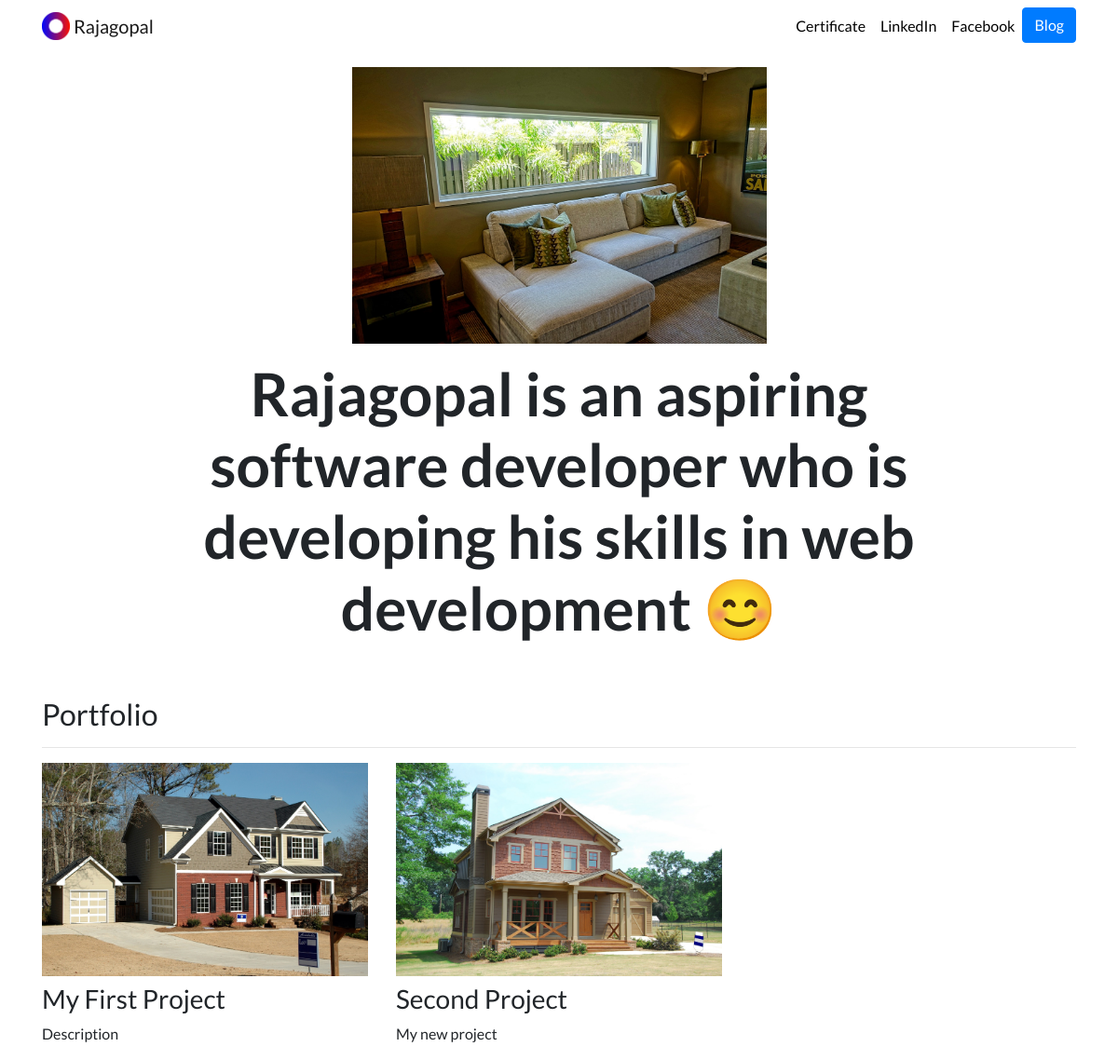
The page / on the database its author committed.
### portfolio/models.py (models this page shows, shortened)
class Project(models.Model):
    title=models.CharField(max_length=100)
    description=models.CharField(max_length=250)
    image=models.ImageField(upload_to='portfolio/images/')
    url=models.URLField(blank=True)

### portfolio/views.py (the view)
# urls.py: path('', views.home, name='home'),
def home(requset):
    projects = Project.objects.all()
    return render(requset, 'portfolio/home.html', {'projects':projects})

### portfolio/templates/portfolio/home.html
{% extends "portfolio/base.html" %}
{% load static %}
{% block content %}
<div class="row justify-content-center my-3">
  <div class="col-5">
    <img src="{% static 'portfolio/home-inside-6.jpg' %}" class="img-fluid">
  </div>
</div>
<div class="row justify-content-center mb-3">
  <div class="col-md-9 text-center">
    <h1 id="hometext" class="font-weight-bold">Rajagopal is an aspiring software developer who is developing his skills in web development 😊</h1>
  </div>
</div>
<h2 class="mt-5">Portfolio</h2>
<hr>
<div class="row">
  {% for project in projects %}
  <div class="col-lg-4 col-md-6">
    {% if project.url %}
    <a href="{{ project.url }}">
      <img src="{{ project.image.url }}" class="img-fluid mb-2">
    </a>
    {% else %}
    <img src="{{ project.image.url }}" class="img-fluid mb-2">
    {% endif %}
    <h3>{{ project.title }}</h3>
    <p>{{ project.description }}</p>
  </div>
  {% endfor %}
</div>
{% endblock %}

### portfolio/templates/portfolio/base.html (shortened to what this page needs)
{% load static %}
<!doctype html>
<html lang="en">
<head>
  <link rel="stylesheet" href="https://stackpath.bootstrapcdn.com/bootstrap/4.4.1/css/bootstrap.min.css">
  <link rel="stylesheet" href="{% static "portfolio/custom.css" %}">
</head>
<body>
  <nav id="topNav" class="navbar navbar-expand-md navbar-light">
    <div class="container">
      <a class="navbar-brand" href="{% url 'home' %}">
        <img src="{% static "portfolio/Logo.png" %}" width="30" height="30" class="d-inline-block align-top" alt="Nick's Logo">
        <span>Rajagopal</span>
      </a>
      <div class="collapse navbar-collapse text-center" id="navbarNav">
        <ul class="navbar-nav ml-auto">
          <li class="nav-item">
            <a class="nav-link" href="{% static "portfolio/certificate.pdf" %}">Certificate</a>
          </li>
          <li class="nav-item">
            <a class="nav-link" href="https://www.linkedin.com/in/rajagopal-raju-16958912a/" target="_blank">LinkedIn</a>
          </li>
          <li class="nav-item">
            <a class="nav-link" href="https://www.facebook.com/rajagopal.raju.9" target="_blank">Facebook</a>
          </li>
          <li>
            <a role="button" href="{% url 'blog:all_blogs' %}" class="btn btn-primary">Blog</a>
          </li>
        </ul>
      </div>
    </div>
  </nav>
  <div class="container">
    {% block content %}{% endblock %}
  </div>
</body>
</html>

### portfolio/static/portfolio/custom.css (style rules this page uses)
.navbar-nav .nav-link { color: rgba(0,0,0,1) !important; }
body { font-family: 'Lato', sans-serif; }
@media (min-width: 992px) { #hometext { font-size: 4rem; } }

### rows shown on the page
Project: image (picture), title "My First Project", description "Description"
Project: image (picture), title "Second Project", description "My new project"
